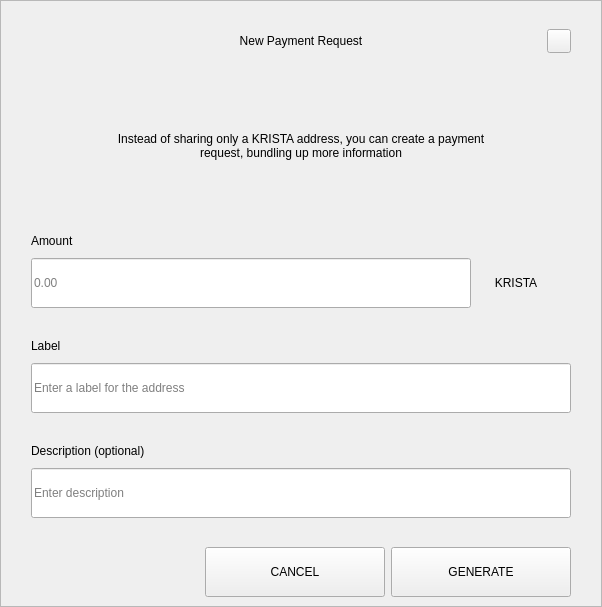
<?xml version="1.0" encoding="UTF-8"?>
<ui version="4.0">
 <class>RequestDialog</class>
 <widget class="QDialog" name="RequestDialog">
  <property name="geometry">
   <rect>
    <x>0</x>
    <y>0</y>
    <width>602</width>
    <height>607</height>
   </rect>
  </property>
  <property name="windowTitle">
   <string>Dialog</string>
  </property>
  <layout class="QVBoxLayout" name="verticalLayout_5">
   <property name="spacing">
    <number>0</number>
   </property>
   <property name="leftMargin">
    <number>0</number>
   </property>
   <property name="topMargin">
    <number>0</number>
   </property>
   <property name="rightMargin">
    <number>0</number>
   </property>
   <property name="bottomMargin">
    <number>0</number>
   </property>
   <item>
    <widget class="QFrame" name="frame">
     <property name="styleSheet">
      <string notr="true"/>
     </property>
     <property name="frameShape">
      <enum>QFrame::StyledPanel</enum>
     </property>
     <property name="frameShadow">
      <enum>QFrame::Raised</enum>
     </property>
     <layout class="QVBoxLayout" name="verticalLayout_4" stretch="1,0,0">
      <property name="spacing">
       <number>0</number>
      </property>
      <property name="leftMargin">
       <number>30</number>
      </property>
      <property name="topMargin">
       <number>20</number>
      </property>
      <property name="rightMargin">
       <number>30</number>
      </property>
      <property name="bottomMargin">
       <number>0</number>
      </property>
      <item>
       <layout class="QHBoxLayout" name="horizontalLayout_3">
        <property name="spacing">
         <number>0</number>
        </property>
        <item>
         <spacer name="horizontalSpacer_21">
          <property name="orientation">
           <enum>Qt::Horizontal</enum>
          </property>
          <property name="sizeHint" stdset="0">
           <size>
            <width>40</width>
            <height>20</height>
           </size>
          </property>
         </spacer>
        </item>
        <item>
         <widget class="QLabel" name="labelTitle">
          <property name="minimumSize">
           <size>
            <width>0</width>
            <height>40</height>
           </size>
          </property>
          <property name="maximumSize">
           <size>
            <width>16777215</width>
            <height>40</height>
           </size>
          </property>
          <property name="styleSheet">
           <string notr="true">padding-left:24px;</string>
          </property>
          <property name="text">
           <string>New Payment Request</string>
          </property>
          <property name="alignment">
           <set>Qt::AlignCenter</set>
          </property>
          <property name="margin">
           <number>7</number>
          </property>
         </widget>
        </item>
        <item>
         <spacer name="horizontalSpacer">
          <property name="orientation">
           <enum>Qt::Horizontal</enum>
          </property>
          <property name="sizeHint" stdset="0">
           <size>
            <width>40</width>
            <height>20</height>
           </size>
          </property>
         </spacer>
        </item>
        <item>
         <widget class="QPushButton" name="btnEsc">
          <property name="minimumSize">
           <size>
            <width>24</width>
            <height>24</height>
           </size>
          </property>
          <property name="maximumSize">
           <size>
            <width>24</width>
            <height>24</height>
           </size>
          </property>
          <property name="focusPolicy">
           <enum>Qt::NoFocus</enum>
          </property>
          <property name="text">
           <string/>
          </property>
         </widget>
        </item>
       </layout>
      </item>
      <item>
       <widget class="QStackedWidget" name="stack">
        <property name="minimumSize">
         <size>
          <width>540</width>
          <height>0</height>
         </size>
        </property>
        <property name="maximumSize">
         <size>
          <width>540</width>
          <height>16777215</height>
         </size>
        </property>
        <property name="currentIndex">
         <number>0</number>
        </property>
        <widget class="QWidget" name="page_1">
         <property name="minimumSize">
          <size>
           <width>540</width>
           <height>0</height>
          </size>
         </property>
         <property name="maximumSize">
          <size>
           <width>540</width>
           <height>16777215</height>
          </size>
         </property>
         <layout class="QVBoxLayout" name="layout1">
          <property name="spacing">
           <number>0</number>
          </property>
          <property name="leftMargin">
           <number>0</number>
          </property>
          <property name="topMargin">
           <number>0</number>
          </property>
          <property name="rightMargin">
           <number>0</number>
          </property>
          <property name="bottomMargin">
           <number>0</number>
          </property>
          <item>
           <spacer name="verticalSpacer_21">
            <property name="orientation">
             <enum>Qt::Vertical</enum>
            </property>
            <property name="sizeType">
             <enum>QSizePolicy::Fixed</enum>
            </property>
            <property name="sizeHint" stdset="0">
             <size>
              <width>20</width>
              <height>30</height>
             </size>
            </property>
           </spacer>
          </item>
          <item alignment="Qt::AlignHCenter">
           <widget class="QLabel" name="labelMessage">
            <property name="minimumSize">
             <size>
              <width>400</width>
              <height>50</height>
             </size>
            </property>
            <property name="text">
             <string>Instead of sharing only a KRISTA address, you can create a payment request, bundling up more information</string>
            </property>
            <property name="alignment">
             <set>Qt::AlignCenter</set>
            </property>
            <property name="wordWrap">
             <bool>true</bool>
            </property>
           </widget>
          </item>
          <item alignment="Qt::AlignBottom">
           <widget class="QWidget" name="containerAmount" native="true">
            <layout class="QVBoxLayout" name="verticalLayout">
             <property name="spacing">
              <number>9</number>
             </property>
             <property name="leftMargin">
              <number>0</number>
             </property>
             <property name="topMargin">
              <number>0</number>
             </property>
             <property name="rightMargin">
              <number>0</number>
             </property>
             <property name="bottomMargin">
              <number>0</number>
             </property>
             <item>
              <widget class="QLabel" name="labelSubtitleAmount">
               <property name="minimumSize">
                <size>
                 <width>350</width>
                 <height>16</height>
                </size>
               </property>
               <property name="maximumSize">
                <size>
                 <width>16777215</width>
                 <height>16</height>
                </size>
               </property>
               <property name="text">
                <string>Amount</string>
               </property>
              </widget>
             </item>
             <item alignment="Qt::AlignTop">
              <widget class="QWidget" name="layoutAmount" native="true">
               <layout class="QHBoxLayout" name="horizontalLayout" stretch="2,0">
                <property name="spacing">
                 <number>0</number>
                </property>
                <property name="leftMargin">
                 <number>0</number>
                </property>
                <property name="topMargin">
                 <number>0</number>
                </property>
                <property name="rightMargin">
                 <number>0</number>
                </property>
                <property name="bottomMargin">
                 <number>0</number>
                </property>
                <item>
                 <widget class="QLineEdit" name="lineEditAmount">
                  <property name="minimumSize">
                   <size>
                    <width>0</width>
                    <height>50</height>
                   </size>
                  </property>
                  <property name="maximumSize">
                   <size>
                    <width>16777215</width>
                    <height>50</height>
                   </size>
                  </property>
                  <property name="placeholderText">
                   <string notr="true">0.00</string>
                  </property>
                 </widget>
                </item>
                <item>
                 <widget class="QWidget" name="comboContainer" native="true">
                  <property name="minimumSize">
                   <size>
                    <width>100</width>
                    <height>50</height>
                   </size>
                  </property>
                  <property name="maximumSize">
                   <size>
                    <width>16777215</width>
                    <height>50</height>
                   </size>
                  </property>
                  <layout class="QHBoxLayout" name="horizontalLayout_31">
                   <property name="spacing">
                    <number>0</number>
                   </property>
                   <property name="leftMargin">
                    <number>0</number>
                   </property>
                   <property name="topMargin">
                    <number>0</number>
                   </property>
                   <property name="rightMargin">
                    <number>10</number>
                   </property>
                   <property name="bottomMargin">
                    <number>0</number>
                   </property>
                   <item>
                    <widget class="QLabel" name="comboBoxCoin">
                     <property name="text">
                      <string>KRISTA</string>
                     </property>
                     <property name="alignment">
                      <set>Qt::AlignCenter</set>
                     </property>
                    </widget>
                   </item>
                  </layout>
                 </widget>
                </item>
               </layout>
              </widget>
             </item>
            </layout>
           </widget>
          </item>
          <item>
           <spacer name="verticalSpacer_31">
            <property name="orientation">
             <enum>Qt::Vertical</enum>
            </property>
            <property name="sizeType">
             <enum>QSizePolicy::Fixed</enum>
            </property>
            <property name="sizeHint" stdset="0">
             <size>
              <width>20</width>
              <height>30</height>
             </size>
            </property>
           </spacer>
          </item>
          <item>
           <layout class="QVBoxLayout" name="verticalLayoutLabel">
            <property name="spacing">
             <number>9</number>
            </property>
            <item>
             <widget class="QLabel" name="labelSubtitleLabel">
              <property name="minimumSize">
               <size>
                <width>0</width>
                <height>16</height>
               </size>
              </property>
              <property name="maximumSize">
               <size>
                <width>16777215</width>
                <height>16</height>
               </size>
              </property>
              <property name="text">
               <string>Label</string>
              </property>
             </widget>
            </item>
            <item>
             <widget class="QLineEdit" name="lineEditLabel">
              <property name="minimumSize">
               <size>
                <width>0</width>
                <height>50</height>
               </size>
              </property>
              <property name="maximumSize">
               <size>
                <width>16777215</width>
                <height>50</height>
               </size>
              </property>
              <property name="placeholderText">
               <string>Enter a label for the address</string>
              </property>
             </widget>
            </item>
           </layout>
          </item>
          <item>
           <spacer name="verticalSpacer_34">
            <property name="orientation">
             <enum>Qt::Vertical</enum>
            </property>
            <property name="sizeType">
             <enum>QSizePolicy::Fixed</enum>
            </property>
            <property name="sizeHint" stdset="0">
             <size>
              <width>20</width>
              <height>30</height>
             </size>
            </property>
           </spacer>
          </item>
          <item>
           <layout class="QVBoxLayout" name="verticalLayoutDescription">
            <property name="spacing">
             <number>9</number>
            </property>
            <item>
             <widget class="QLabel" name="labelSubtitleDescription">
              <property name="minimumSize">
               <size>
                <width>0</width>
                <height>16</height>
               </size>
              </property>
              <property name="maximumSize">
               <size>
                <width>16777215</width>
                <height>16</height>
               </size>
              </property>
              <property name="text">
               <string>Description (optional)</string>
              </property>
             </widget>
            </item>
            <item>
             <widget class="QLineEdit" name="lineEditDescription">
              <property name="minimumSize">
               <size>
                <width>0</width>
                <height>50</height>
               </size>
              </property>
              <property name="maximumSize">
               <size>
                <width>16777215</width>
                <height>50</height>
               </size>
              </property>
              <property name="placeholderText">
               <string>Enter description</string>
              </property>
             </widget>
            </item>
            <item>
             <spacer name="verticalSpacer_4">
              <property name="orientation">
               <enum>Qt::Vertical</enum>
              </property>
              <property name="sizeType">
               <enum>QSizePolicy::Fixed</enum>
              </property>
              <property name="sizeHint" stdset="0">
               <size>
                <width>20</width>
                <height>20</height>
               </size>
              </property>
             </spacer>
            </item>
           </layout>
          </item>
         </layout>
        </widget>
        <widget class="QWidget" name="page_2">
         <layout class="QVBoxLayout" name="layout2">
          <item>
           <spacer name="verticalSpacer_5">
            <property name="orientation">
             <enum>Qt::Vertical</enum>
            </property>
            <property name="sizeType">
             <enum>QSizePolicy::Fixed</enum>
            </property>
            <property name="sizeHint" stdset="0">
             <size>
              <width>20</width>
              <height>50</height>
             </size>
            </property>
           </spacer>
          </item>
          <item alignment="Qt::AlignHCenter">
           <widget class="QLabel" name="labelQrImg">
            <property name="minimumSize">
             <size>
              <width>260</width>
              <height>260</height>
             </size>
            </property>
            <property name="maximumSize">
             <size>
              <width>260</width>
              <height>260</height>
             </size>
            </property>
            <property name="text">
             <string/>
            </property>
            <property name="alignment">
             <set>Qt::AlignCenter</set>
            </property>
           </widget>
          </item>
          <item>
           <spacer name="verticalSpacer_2">
            <property name="orientation">
             <enum>Qt::Vertical</enum>
            </property>
            <property name="sizeType">
             <enum>QSizePolicy::Fixed</enum>
            </property>
            <property name="sizeHint" stdset="0">
             <size>
              <width>20</width>
              <height>30</height>
             </size>
            </property>
           </spacer>
          </item>
          <item alignment="Qt::AlignHCenter">
           <widget class="QLabel" name="labelAddress">
            <property name="text">
             <string>D7VFR83SQbiezrW72hjcWJtcfip5krte2Z </string>
            </property>
           </widget>
          </item>
          <item>
           <spacer name="verticalSpacer_32">
            <property name="orientation">
             <enum>Qt::Vertical</enum>
            </property>
            <property name="sizeType">
             <enum>QSizePolicy::Expanding</enum>
            </property>
            <property name="sizeHint" stdset="0">
             <size>
              <width>20</width>
              <height>20</height>
             </size>
            </property>
           </spacer>
          </item>
          <item>
           <layout class="QHBoxLayout" name="horizontal">
            <property name="leftMargin">
             <number>20</number>
            </property>
            <property name="rightMargin">
             <number>20</number>
            </property>
            <property name="bottomMargin">
             <number>20</number>
            </property>
            <item>
             <spacer name="horizontalSpacer_4">
              <property name="orientation">
               <enum>Qt::Horizontal</enum>
              </property>
              <property name="sizeHint" stdset="0">
               <size>
                <width>40</width>
                <height>20</height>
               </size>
              </property>
             </spacer>
            </item>
            <item>
             <widget class="QPushButton" name="btnCopyAddress">
              <property name="minimumSize">
               <size>
                <width>180</width>
                <height>50</height>
               </size>
              </property>
              <property name="text">
               <string>COPY ADDRESS</string>
              </property>
             </widget>
            </item>
            <item>
             <widget class="QPushButton" name="btnCopyUrl">
              <property name="minimumSize">
               <size>
                <width>180</width>
                <height>50</height>
               </size>
              </property>
              <property name="text">
               <string>COPY URL</string>
              </property>
             </widget>
            </item>
            <item>
             <spacer name="horizontalSpacer_2">
              <property name="orientation">
               <enum>Qt::Horizontal</enum>
              </property>
              <property name="sizeHint" stdset="0">
               <size>
                <width>40</width>
                <height>20</height>
               </size>
              </property>
             </spacer>
            </item>
           </layout>
          </item>
         </layout>
        </widget>
       </widget>
      </item>
      <item>
       <widget class="QWidget" name="buttonsStack" native="true">
        <layout class="QHBoxLayout" name="horizontalLayout_5">
         <property name="leftMargin">
          <number>20</number>
         </property>
         <property name="rightMargin">
          <number>0</number>
         </property>
         <item>
          <spacer name="horizontalSpacer_41">
           <property name="orientation">
            <enum>Qt::Horizontal</enum>
           </property>
           <property name="sizeHint" stdset="0">
            <size>
             <width>40</width>
             <height>20</height>
            </size>
           </property>
          </spacer>
         </item>
         <item>
          <widget class="QPushButton" name="btnCancel">
           <property name="minimumSize">
            <size>
             <width>180</width>
             <height>50</height>
            </size>
           </property>
           <property name="focusPolicy">
            <enum>Qt::NoFocus</enum>
           </property>
           <property name="text">
            <string>CANCEL</string>
           </property>
          </widget>
         </item>
         <item>
          <widget class="QPushButton" name="btnSave">
           <property name="minimumSize">
            <size>
             <width>180</width>
             <height>50</height>
            </size>
           </property>
           <property name="focusPolicy">
            <enum>Qt::NoFocus</enum>
           </property>
           <property name="text">
            <string>GENERATE</string>
           </property>
          </widget>
         </item>
        </layout>
       </widget>
      </item>
     </layout>
    </widget>
   </item>
  </layout>
 </widget>
 <resources/>
 <connections/>
</ui>
